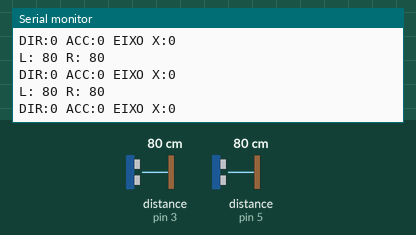
This sketch was run on a simulated SparkFun Pro Micro, built with avr-gcc and run on an emulated ATmega32U4. Parts: the last lines printed to the serial monitor. The test bench sets the inputs (shaded band); at power-on: distance to the obstacle (sensors on pin 3, pin 5) 80 cm. USB keyboard and mouse output is not drawn.

Above: at 1.2 s.
1.3 s: distance to the obstacle (sensor on pin 3) set to 2 cm
At 1.3 s:
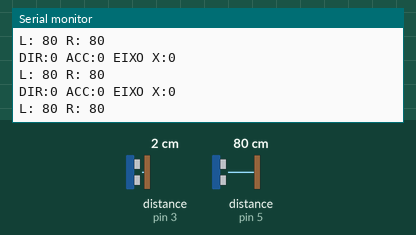
2.8 s: distance to the obstacle (sensor on pin 5) set to 2 cm
At 3.3 s:
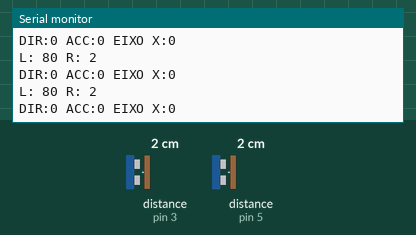
4.3 s: distance to the obstacle (sensor on pin 3) set to 4 cm
At 4.31 s:
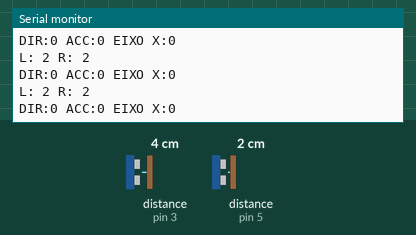
5.8 s: distance to the obstacle (sensor on pin 5) set to 35 cm
At 5.9 s:
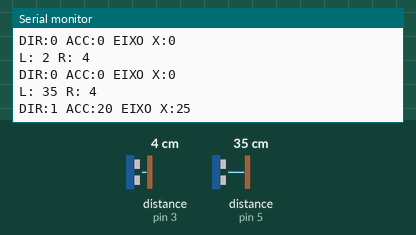
Timing chart, 0 to 8.8 s (numbered marks = the images above; inputs shaded):
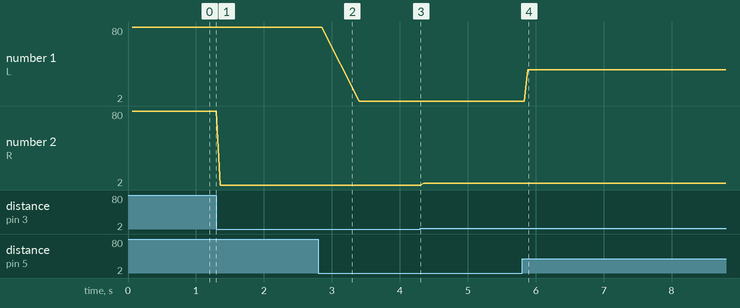

The sketch:

HID_Ultrassonico_Diferencial.ino
```cpp
// (licence header left out)
#include <Arduino.h>
#include <Ultrasonic.h> //Biblioteca disponível em https://github.com/ErickSimoes/Ultrasonic
#include <Mouse.h>

#define DEBUG //Comente essa linha para desativar as informações de debug na porta serial
#define MAX_RANGE 50 //Valor máximo útil, dado em centímetros, para a detecção dos obstáculos pelos sonares
#define MAX_ACCEL 20 //Valor máximo de diferença entre as mãos, dado em centímetros (para o cálculo de aceleração do ponteiro)
#define MAX_STICK 25 //Valor máximo de deslocamento em pixels (para o cálculo de aceleração do ponteiro)
#define DEAD_ZONE 4 //Zona morta: pequena diferença em centímetros, que visa não produzir movimento
#define CLICK_ZONE 5 //distância abaixo da qual é gerado um click, caso ambas as mãos estejam próximas e sem gerar diferença maior que DEAD_ZONE
boolean on_click = false; //variável de controle de clique

Ultrasonic L(4,5); //Sensor ultrassônico Esquerto
Ultrasonic R(2,3); //Sensor ultrassônico Direito

void setup() {
  Mouse.begin(); //Inicializando o Arduino como um dispositivo HID do tipo Mouse
  Serial.begin(115200); //Inicializando a porta serial

  //Configurando o tempo máximo de espera pelo eco ultrassônico
  L.setTimeout(40000UL);
  R.setTimeout(40000UL);
}

/*=====================================================================
* Função de validação a leitura, pela distância máxima entre as mãos. *
* Isso garante ao sistema ignorar pacotes perdidos, eliminando ruídos *
* e também verifica se ambas as mãos estão presentes para medição.    *
=====================================================================*/
bool validPack(uint8_t distl, uint8_t distr){
  if(max(distl,distr) > MAX_RANGE){
    return false;
  }
  else return true;
}

/*=====================================================
 * Função que calcula e gera o deslocamento no eixo X *
=====================================================*/
int8_t geraX(int8_t dir, uint8_t acc){
  int8_t x = dir * (float(float(acc) / float(MAX_ACCEL)) * MAX_STICK);
  return x;
}

/*=======================================================
 * Função que verifica distância mímima para um click,  *
 * dentro da zona de detecção, porém numa diferenciação *
 * abaixo do limiar, compeendendo a  zona morta         *
=======================================================*/
boolean geraClick(uint8_t distl, uint8_t distr){
  uint8_t dist = min(distl, distr);
  if( dist <= CLICK_ZONE && !on_click){
    on_click = true;
    Mouse.press(); //Clique único no mouse
    delay(500);
    Mouse.release();
  }
}

void loop() {
  uint8_t Dist_L, Dist_R, Accel = 0; //Variáveis de Distancia e Aceleração
  int8_t JoyDir = 0; //Variável de direção

  //Leitura dos sensores
  Dist_L = L.read();
  delay(25); //um intervalo de 25ms previne ruídos por interferência entre os sensores
  Dist_R = R.read();
  delay(25);

  //Testa pacote válido, distâncias dentro do range máximo eatribui os valores
  if(validPack(Dist_L, Dist_R)){
    Accel = constrain(abs(Dist_L - Dist_R),0,MAX_ACCEL);
    if( Accel > DEAD_ZONE){
      if(Dist_L < Dist_R){
        JoyDir = -1;
      }
      else JoyDir = 1;
    }
    else{
      JoyDir = 0;
      Accel = 0;
      geraClick(Dist_L, Dist_R); //Experimental
    }
  }
  else
  {
    JoyDir = 0;
    Accel = 0;
    on_click = false;
  }

  int8_t eixo_x = geraX(JoyDir, Accel); //calcula valor de X do ponteiro

//Prints de debug caso esteja habilitado
#ifdef DEBUG
  Serial.print("L: ");
  Serial.print(Dist_L);
  Serial.print(" R: ");
  Serial.println(Dist_R);

  Serial.print("DIR:");
  Serial.print(JoyDir);

  Serial.print(" ACC:");
  Serial.print(Accel);

  Serial.print(" EIXO X:");
  Serial.println(eixo_x);
#endif

 Mouse.move(eixo_x, 0, 0); //Movimenta o ponteiro do mouse
}
```

Measured:
- after the input at 5.8 s, the serial monitor: prints a new line after 0.09 s (image 4)
- plotted number 1: 2 → 35 after the input at 5.8 s
- plotted number 2: 80 → 2 after the input at 1.3 s, 2 → 4 after the input at 4.3 s
